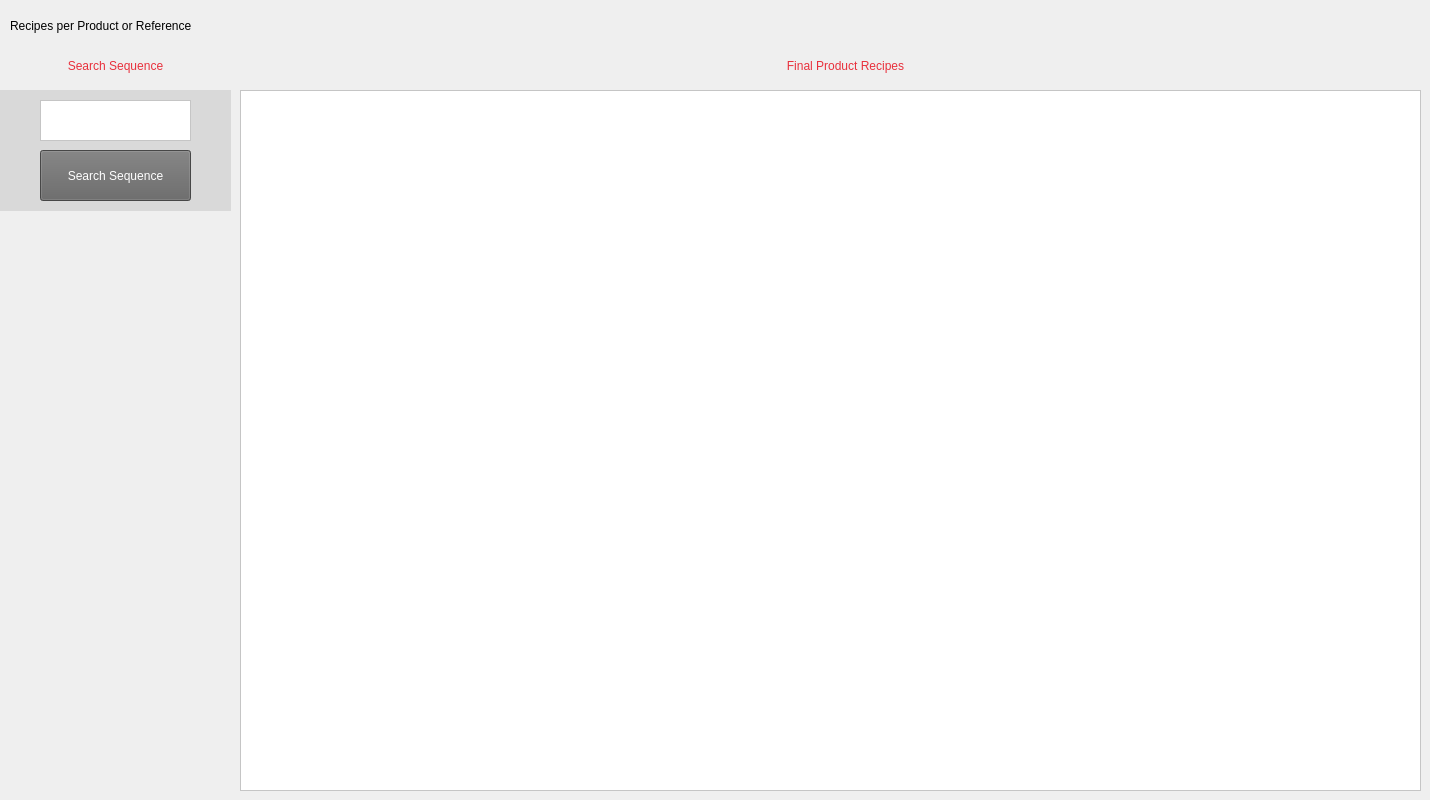
   <widget class="QWidget" name="page">
    <widget class="QLabel" name="LabelLogCorte_3">
     <property name="geometry">
      <rect>
       <x>10</x>
       <y>0</y>
       <width>1201</width>
       <height>51</height>
      </rect>
     </property>
     <property name="styleSheet">
      <string notr="true">font: 15pt &quot;Neue Haas Grotesk Text Pro Blac&quot;;
</string>
     </property>
     <property name="text">
      <string>Recipes per Product or Reference</string>
     </property>
    </widget>
    <widget class="QTableWidget" name="TableReceitas">
     <property name="geometry">
      <rect>
       <x>240</x>
       <y>90</y>
       <width>1181</width>
       <height>701</height>
      </rect>
     </property>
     <property name="styleSheet">
      <string notr="true">background-color: rgb(255, 255, 255);
font: 10pt &quot;HP Simplified&quot;;</string>
     </property>
    </widget>
    <widget class="QLabel" name="LabelLogCorte_15">
     <property name="geometry">
      <rect>
       <x>290</x>
       <y>50</y>
       <width>1111</width>
       <height>31</height>
      </rect>
     </property>
     <property name="styleSheet">
      <string notr="true">font: 12pt &quot;Neue Haas Grotesk Text Pro Blac&quot;;
color: rgb(232, 48, 60)

</string>
     </property>
     <property name="text">
      <string>Final Product Recipes</string>
     </property>
     <property name="alignment">
      <set>Qt::AlignCenter</set>
     </property>
    </widget>
    <widget class="QPushButton" name="PesquisaSeq">
     <property name="geometry">
      <rect>
       <x>40</x>
       <y>150</y>
       <width>151</width>
       <height>51</height>
      </rect>
     </property>
     <property name="styleSheet">
      <string notr="true">background-color: rgb(100, 100, 100);
border-color: rgb(170, 0, 0);
color: rgb(255, 255, 255);
font: 9pt &quot;Neue Haas Grotesk Text Pro Blac&quot;;
</string>
     </property>
     <property name="text">
      <string>Search Sequence</string>
     </property>
    </widget>
    <widget class="QTextEdit" name="PesquisaSeqText">
     <property name="geometry">
      <rect>
       <x>40</x>
       <y>100</y>
       <width>151</width>
       <height>41</height>
      </rect>
     </property>
     <property name="styleSheet">
      <string notr="true">background-color: rgb(255, 255, 255);
font: 12pt &quot;Neue Haas Grotesk Text Pro Blac&quot;;</string>
     </property>
    </widget>
    <widget class="QLabel" name="label_9">
     <property name="geometry">
      <rect>
       <x>0</x>
       <y>90</y>
       <width>231</width>
       <height>121</height>
      </rect>
     </property>
     <property name="styleSheet">
      <string notr="true">background-color: rgb(217, 217, 217);</string>
     </property>
     <property name="text">
      <string/>
     </property>
    </widget>
    <widget class="QLabel" name="LabelLogCorte_16">
     <property name="geometry">
      <rect>
       <x>0</x>
       <y>50</y>
       <width>231</width>
       <height>31</height>
      </rect>
     </property>
     <property name="styleSheet">
      <string notr="true">font: 12pt &quot;Neue Haas Grotesk Text Pro Blac&quot;;
color: rgb(232, 48, 60)

</string>
     </property>
     <property name="text">
      <string>Search Sequence</string>
     </property>
     <property name="alignment">
      <set>Qt::AlignCenter</set>
     </property>
    </widget>
    <zorder>label_9</zorder>
    <zorder>LabelLogCorte_3</zorder>
    <zorder>TableReceitas</zorder>
    <zorder>LabelLogCorte_15</zorder>
    <zorder>PesquisaSeq</zorder>
    <zorder>PesquisaSeqText</zorder>
    <zorder>LabelLogCorte_16</zorder>
   </widget>
